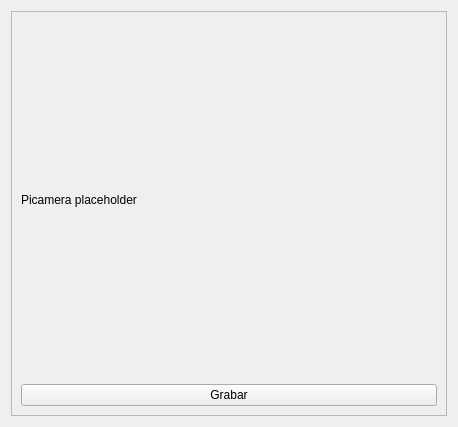
<?xml version="1.0" encoding="UTF-8"?>
<ui version="4.0">
 <class>Form</class>
 <widget class="QWidget" name="Form">
  <property name="geometry">
   <rect>
    <x>0</x>
    <y>0</y>
    <width>458</width>
    <height>427</height>
   </rect>
  </property>
  <property name="windowTitle">
   <string>Form</string>
  </property>
  <layout class="QGridLayout" name="gridLayout">
   <item row="0" column="0" colspan="2">
    <widget class="QFrame" name="MainFrame">
     <property name="frameShape">
      <enum>QFrame::StyledPanel</enum>
     </property>
     <property name="frameShadow">
      <enum>QFrame::Raised</enum>
     </property>
     <layout class="QGridLayout" name="gridLayout_2">
      <item row="1" column="0">
       <widget class="QPushButton" name="play_stop_button">
        <property name="sizePolicy">
         <sizepolicy hsizetype="MinimumExpanding" vsizetype="Fixed">
          <horstretch>0</horstretch>
          <verstretch>0</verstretch>
         </sizepolicy>
        </property>
        <property name="text">
         <string>Grabar</string>
        </property>
       </widget>
      </item>
      <item row="0" column="0">
       <widget class="QLabel" name="PicameraPlaceholder">
        <property name="text">
         <string>Picamera placeholder</string>
        </property>
       </widget>
      </item>
     </layout>
    </widget>
   </item>
  </layout>
 </widget>
 <resources/>
 <connections/>
</ui>
